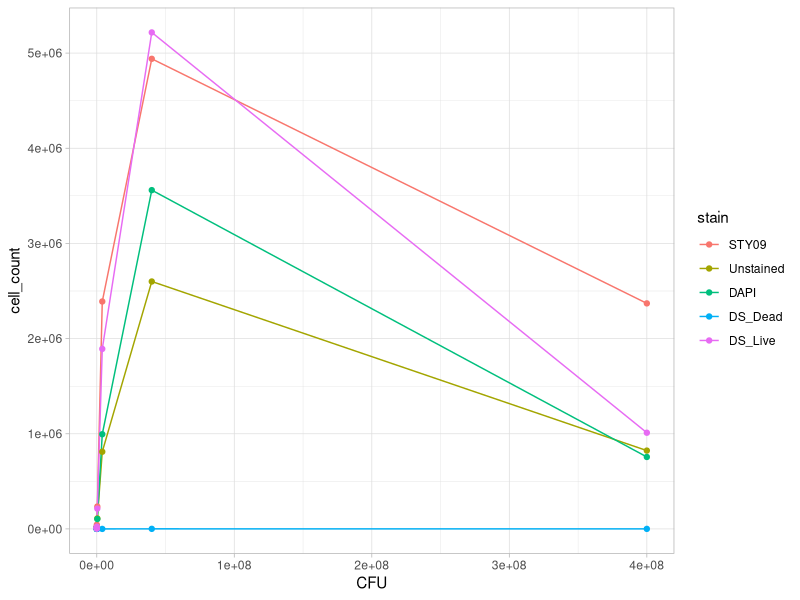
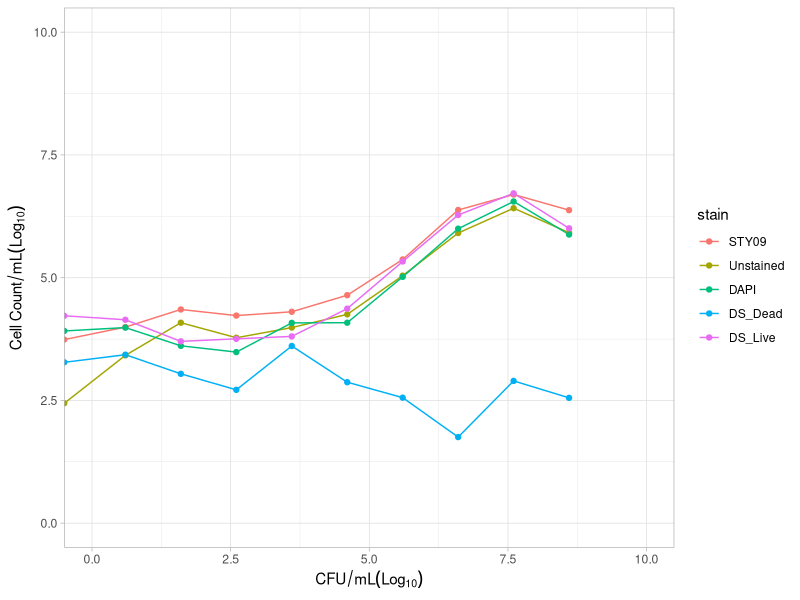

Write the R code that produced these figures, in order. (Note: this script raises an error after producing the figures.)
# Load data 

# setwd
setwd("C:/Users/chiny/Desktop/UNSW/CELL_COUNT/Flow Cytometer/SZ221129")

library(tidyr)
library(dplyr) # data wrangling
library(ggplot2) # visualization
library(scales) # visualization

avg_data = read.csv(file= "Flow_cytometer_output_for_R_AVG_291122.csv", header = TRUE, sep = ",", dec = ".", fill = TRUE, fileEncoding = 'UTF-8-BOM')

avg_data<- avg_data[,1:7]

avg_long <- gather(avg_data, stain, cell_count, STY09:DS_Live, factor_key=TRUE)

# Plot for the full set of data

# Regular version
ggplot (avg_long,
        aes(x=CFU,
            y=cell_count))+
  geom_line(aes(colour=stain))+
  geom_point(aes(colour=stain))+
  theme_light()

# log version 
ggplot (avg_long,
        aes(x=log10(CFU),
            y=log10(cell_count)))+
  geom_line(aes(colour=stain))+
  geom_point(aes(colour=stain))+
  ylab(bquote(Cell~Count/mL (Log[10])))+
  xlab(bquote(CFU/mL (Log[10])))+
  #ylim(0,10)+
  #xlim(0,10)+
  scale_y_continuous(breaks=seq(0,12,2))+
  scale_x_continuous(breaks=seq(0,12,2))+
  ylim(0,10)+
  xlim(0,10)+
  theme_light()

# Cut of -inf

avg_data_ss <- subset(avg_long, log_CFU != "-Inf")

# log version 
ggplot (avg_data_ss,
        aes(x=log10(CFU),
            y=log10(cell_count)))+
  geom_line(aes(colour=stain))+
  geom_point(aes(colour=stain))+
  ylab(bquote(Cell~Count/mL (Log[10])))+
  xlab(bquote(CFU/mL (Log[10])))+
  #ylim(0,10)+
  #xlim(0,10)+
  scale_y_continuous(breaks=seq(0,12,2))+
  scale_x_continuous(breaks=seq(0,12,2))+
  ylim(0,10)+
  xlim(0,10)+
  theme_light()

# Logged data

avg_long$log_CFU <- log10(avg_long[,c("CFU")])  

avg_long$log_cc <- log10(avg_long[,c("cell_count")]) 

# Plot for a smaller dataset removing CFU 10^6-10^8

# subsetting the dataset

avg_data_ss <- avg_data[4:10,]
                      
avg_long_ss <- gather(avg_data_ss, stain, cell_count, STY09:CFU_SZ, factor_key=TRUE)

avg_long_ss$log_CFU <- log10(avg_long_ss[,c("CFU")])  

avg_long_ss$log_cc <- log10(avg_long_ss[,c("cell_count")]) 

# Plot for the subset of data
ggplot (avg_long_ss,
        aes(x=CFU,
            y=cell_count))+
  geom_line(aes(colour=stain))+
  geom_point(aes(colour=stain))+
  theme_light()

ggplot (avg_long_ss,
        aes(x=log10(CFU),
            y=log10(cell_count)))+
  geom_line(aes(colour=stain))+
  geom_point(aes(colour=stain))+
  ylab(bquote(Cell~Count/mL (Log[10])))+
  xlab(bquote(CFU/mL (Log[10])))+
  theme_light()

### LINE PLOTS WITH GROUPING TO SEE ACCURACY OF DATA

raw_data = read.csv(file= "Flow_cytometer_output_for_R_291122.csv", header = TRUE, sep = ",", dec = ".", fill = TRUE, fileEncoding = 'UTF-8-BOM')

raw_long <- gather(raw_data, stain, cell_count, STY09:DS, factor_key=TRUE)

ggplot(raw_long, aes(x=as.factor(CFU), y=log10(cell_count))) + 
  geom_boxplot(aes(colour=stain))+
  facet_wrap(~stain)+
  ylab(bquote(Cell~Count/mL (Log[10])))+
  xlab(bquote(CFU/mL))+
  theme_light()+
  theme(legend.position="none")
